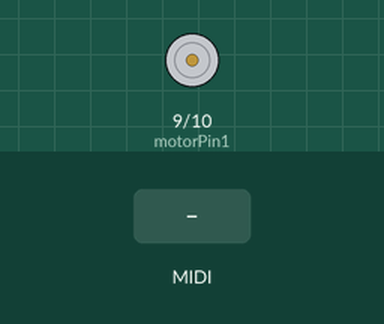
A sketch run on a simulated Arduino Uno, built with avr-gcc and run on an emulated ATmega328P. Parts: motor-driver pin pairs drawn as motors (green arrow = first pin HIGH = forward, orange = second pin HIGH = backward, longer = more drive). The inputs (shaded band) are chosen by the test bench. MIDI output is not drawn.

Above: at 1.2 s.
1.3 s: MIDI note 36 received
At 1.45 s:
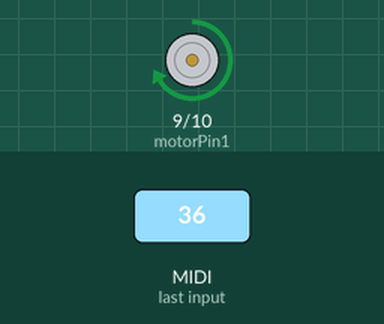
Timing chart, 0 to 4.3 s (numbered marks = the images above; inputs shaded):
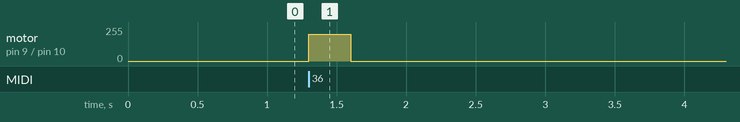

The sketch:

midi_motor_control.ino
```cpp
#include <MIDI.h>

// MIDI settings
MIDI_CREATE_DEFAULT_INSTANCE();

// Motor control pins
const int motorPin1 = 9;  // Motor control pin 1
const int motorPin2 = 10; // Motor control pin 2

// Variables to store MIDI data
int currentVelocity = 0;
int currentNote = 0;

void setup() {
  // Initialize MIDI
  MIDI.begin(MIDI_CHANNEL_OMNI);

  // Set up motor control pins as outputs
  pinMode(motorPin1, OUTPUT);
  pinMode(motorPin2, OUTPUT);

  // Initialize serial for debugging
  Serial.begin(9600);
}

void loop() {
  // Read MIDI messages
  if (MIDI.read()) {
    switch (MIDI.getType()) {
      case midi::NoteOn:
        currentNote = MIDI.getData1();
        currentVelocity = MIDI.getData2();
        controlMotor(currentVelocity);
        break;

      case midi::NoteOff:
        if (MIDI.getData1() == currentNote) {
          currentVelocity = 0;
          controlMotor(0);
        }
        break;
    }
  }
}

void controlMotor(int velocity) {
  // Map MIDI velocity (0-127) to motor speed (0-255)
  int motorSpeed = map(velocity, 0, 127, 0, 255);

  // Control motor direction and speed
  if (motorSpeed > 0) {
    analogWrite(motorPin1, motorSpeed);
    analogWrite(motorPin2, 0);
  } else {
    analogWrite(motorPin1, 0);
    analogWrite(motorPin2, 0);
  }
} 
```

Measured:
- after the input at 1.3 s, motor on pin 9 (motorPin1) / pin 10 (motorPin2): stopped → forward 200/255 at once, → stopped 0.30 s later
